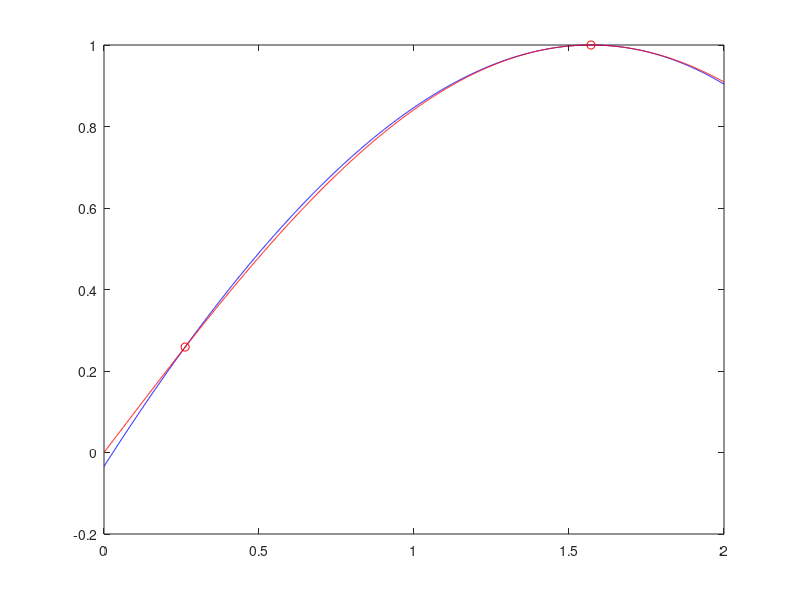
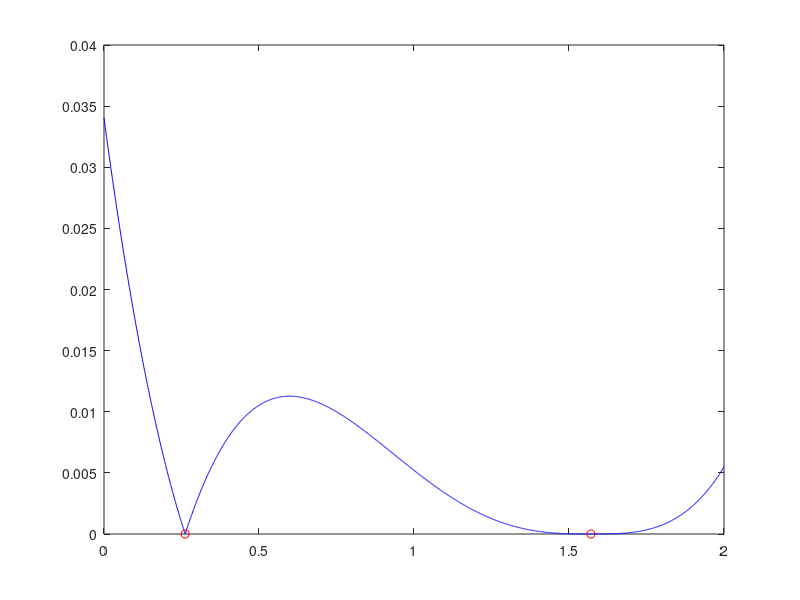

Source code (MATLAB) for these figures, in order:
clear;

% Apartado b.)
x0 = pi/12; x1 = pi/2;
H = [1   x0   x0^2   x0^3
     1   x1   x1^2   x1^3
     0   1    2*x1   3*x1^2
     0   0    2      6*x1];
v = [sin(x0) sin(x1) cos(x1) -sin(x1)]';
c = H\v;

% Apartado c.)
x = (0:0.001:2); pp = polyval(c(end:-1:1),x);

figure(1); plot(x,pp,'b', x, sin(x),'r',[x0 x1], sin([x0 x1]), 'ro');

% Apartado d.)
err = abs(sin(x) - pp);
figure(2); plot(x, err, 'b', [x0 x1], [0 0], 'ro');